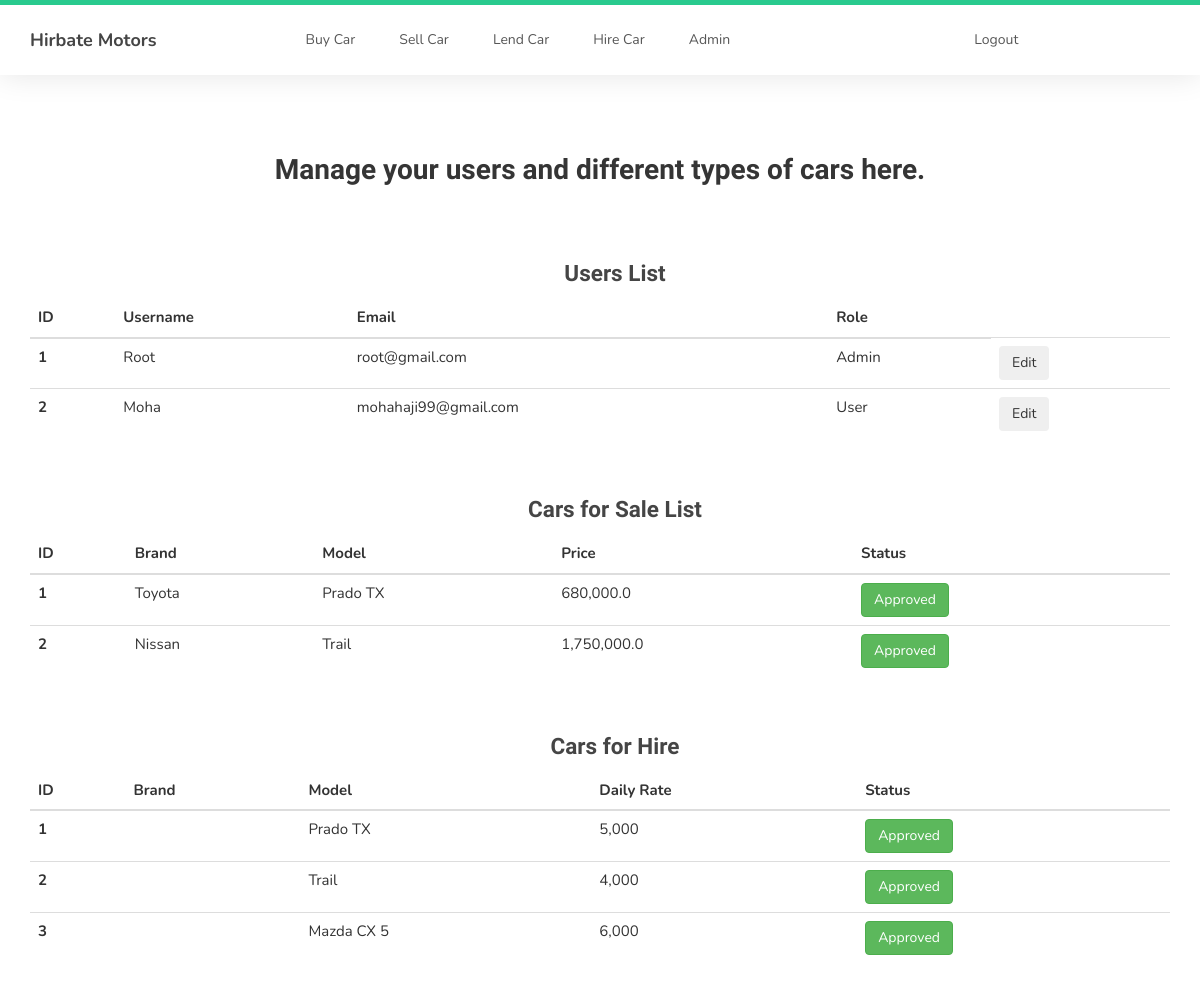
Page /admin (signed in) on the earlier database version.
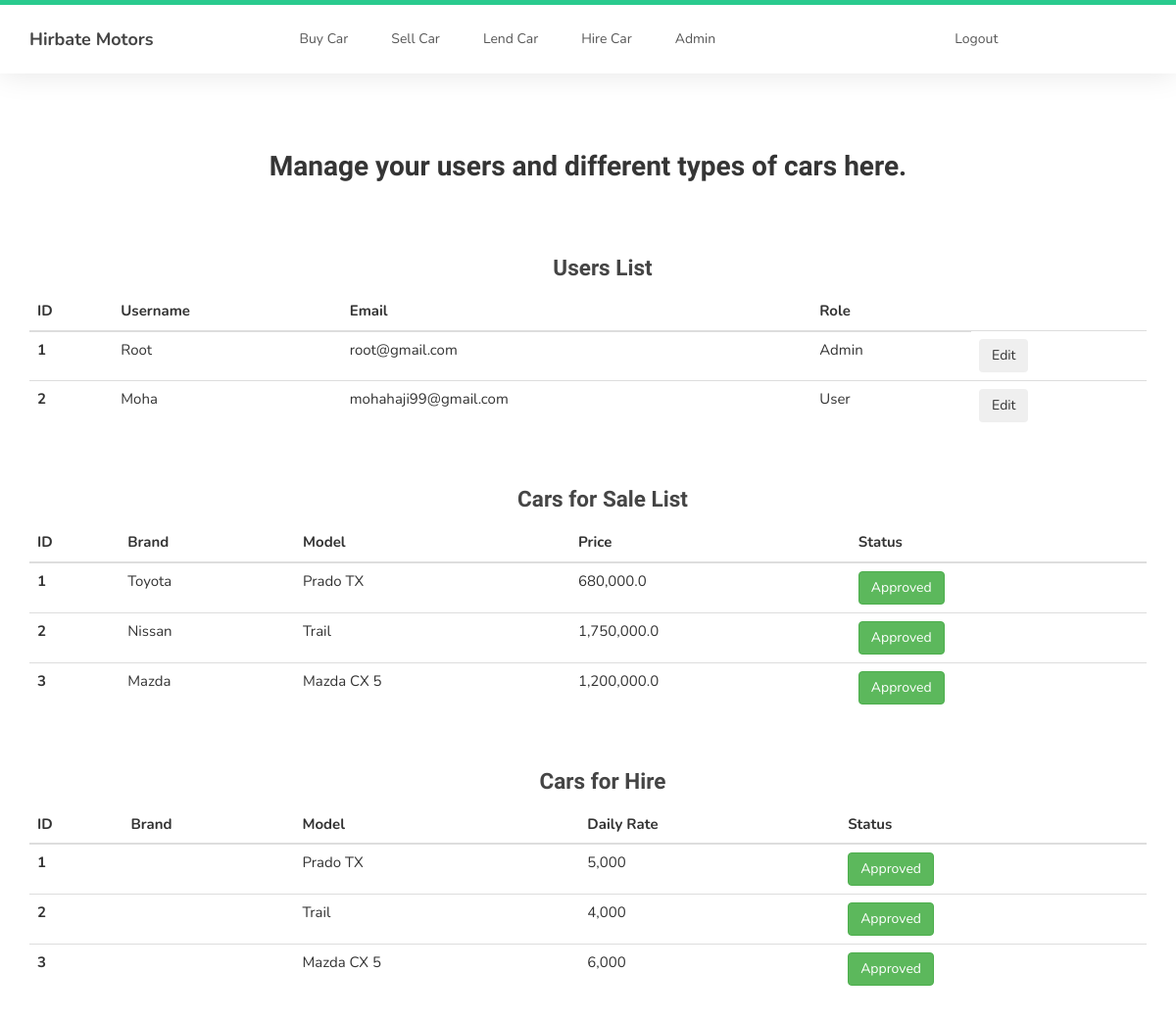
Same page on the later database version.
### car_dealer/models.py (models this page shows, shortened)
class User(db.Model, UserMixin):
    id = db.Column(db.Integer, primary_key=True)
    username = db.Column(db.String(20), unique=True, nullable=False)
    email = db.Column(db.String(80), unique=True, nullable=False)
    password = db.Column(db.String(120), nullable=False)
    date_added = db.Column(db.DateTime, default=datetime.utcnow())
    is_admin = db.Column(db.Boolean, nullable=False, default=False)
    sale_reference = db.relationship('Car', backref='Owner', lazy=True)
    hire_reference = db.relationship('LendCar', backref='Owner', lazy=True)

class Car(db.Model):
    id = db.Column(db.Integer, primary_key=True)
    condition = db.Column(db.String, nullable=False)
    gearbox = db.Column(db.String, nullable=False)
    color = db.Column(db.String, nullable=False)
    make = db.Column(db.String(50), nullable=False)
    mileage = db.Column(db.Integer, nullable=False)
    price = db.Column(db.Integer, nullable=False)
    model = db.Column(db.String(50), nullable=False)
    fuel = db.Column(db.String, nullable=False)
    seats = db.Column(db.Integer, nullable=False)
    mfg_year = db.Column(db.Integer, nullable=False)
    engine_size = db.Column(db.Integer, nullable=False)
    description = db.Column(db.Text, nullable=False)
    photo = db.Column(db.String(60), nullable=False)
    is_approved = db.Column(db.Boolean, nullable=False, default=False)
    user_id = db.Column(db.Integer, db.ForeignKey('user.id'), nullable=False)

class LendCar(db.Model):
    id = db.Column(db.Integer, primary_key=True)
    brand = db.Column(db.String(40), nullable=False)
    model = db.Column(db.String(40), nullable=False)
    gearbox = db.Column(db.String, nullable=False)
    color = db.Column(db.String, nullable=False)
    daily_rate = db.Column(db.Integer, nullable=False)
    fuel = db.Column(db.String, nullable=False)
    seats = db.Column(db.Integer, nullable=False)
    description = db.Column(db.Text, nullable=False)
    is_approved = db.Column(db.Boolean, nullable=False, default=False)
    photo = db.Column(db.String, nullable=False)
    user_id = db.Column(db.Integer, db.ForeignKey('user.id'), nullable=False)

### car_dealer/routes.py (the view)
@app.route('/admin', methods=['GET', 'POST'])
@login_required
def admin():
    if current_user.is_admin:
        users = User.query.all()
        cars_for_sale = Car.query.all()
        cars_for_hire = LendCar.query.all()
        return render_template('admin.html', title='Account Page', users=users, cars_for_sale=cars_for_sale,
                               cars_for_hire=cars_for_hire)
    else:
        abort(404)

### car_dealer/models.py (called while the page is built)
@login_manager.user_loader
def load_user(user_id):
    return User.query.get(int(user_id))

### car_dealer/templates/admin.html
{% extends 'layout.html' %}
{% block content %}
    <div class="container" style="margin-top: 2rem; font-family: Helvetica, Arial, sans-serif; text-align: center">
        <h2>Manage your users and different types of cars here.</h2>
    </div>
    <div class="row" id="AdminTables">
        <div class="col-md-12 mt-4 mb-4">
            <div class="container" style="text-align: center">
                <h3>Users List</h3>
            </div>
            <table class="table table-dark">
              <thead>
                <tr>
                  <th scope="col">ID</th>
                  <th scope="col">Username</th>
                  <th scope="col">Email</th>
                  <th scope="col">Role</th>
                </tr>
              </thead>
              <tbody>
                {% for user in users %}
                    <tr>
                      <th scope="row">{{ user.id }}</th>
                      <td>{{ user.username }}</td>
                      <td>{{ user.email }}</td>
                      {% if user.is_admin %}
                          <td>Admin</td>
                      {% else %}
                          <td>User</td>
                      {% endif %}
                      <td><button type="button" class="btn btn-secondary">Edit</button></td>
                    </tr>
                {% endfor %}
              </tbody>
            </table>
        </div>
        <div class="col-md-12 mt-4 mb-4">
            <div class="container" style="text-align: center">
                <h3>Cars for Sale List</h3>
            </div>
            <table class="table table-dark">
              <thead>
                <tr>
                  <th scope="col">ID</th>
                  <th scope="col">Brand</th>
                  <th scope="col">Model</th>
                  <th scope="col">Price</th>
                  <th scope="col">Status</th>
                </tr>
              </thead>
              <tbody>
                {% for car in cars_for_sale %}
                    <tr>
                      <th scope="row">{{ car.id }}</th>
                      <td>{{ car.make }}</td>
                      <td>{{ car.model }}</td>
                      <td>{{ car.price }}</td>
                      {% if car.is_approved %}
                            <td><a href="{{ url_for('car_sales_info', car_id=car.id)}}"><button type="button" class="btn btn-success">Approved</button></a></td>
                      {% else %}
                            <td><a href="{{ url_for('car_sales_info', car_id=car.id)}}"><button type="button" class="btn btn-warning">Pending</button></a></td>
                      {% endif %}
                    </tr>
                {% endfor %}
              </tbody>
            </table>
        </div>
        <div class="col-md-12 mt-4 mb-4">
            <div class="container" style="text-align: center">
                <h3>Cars for Hire</h3>
            </div>
            <table class="table table-dark">
              <thead>
                <tr>
                  <th scope="col">ID</th>
                  <th scope="col">Brand</th>
                  <th scope="col">Model</th>
                  <th scope="col">Daily Rate</th>
                  <th scope="col">Status</th>
                </tr>
              </thead>
              <tbody>
                {% for car in cars_for_hire %}
                    <tr>
                      <th scope="row">{{ car.id }}</th>
                      <td>{{ car.make }}</td>
                      <td>{{ car.model }}</td>
                      <td>{{ car.daily_rate }}</td>
                      {% if car.is_approved %}
                            <td><a href="{{ url_for('car_hire_info', car_id=car.id)}}"><button type="button" class="btn btn-success">Approved</button></a></td>
                      {% else %}
                            <td><a href="{{ url_for('car_hire_info', car_id=car.id)}}"><button type="button" class="btn btn-warning">Pending</button></a></td>
                      {% endif %}
                    </tr>
                {% endfor %}
              </tbody>
            </table>
        </div>
    </div>
{% endblock %}

Differences in the rows shown:
added Car: id "3", make "Mazda", model "Mazda CX 5", price "1,200,000.0"
